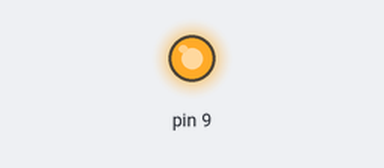
A sketch run on a simulated Arduino Uno, built with avr-gcc and run on an emulated ATmega328P. Parts: output pins drawn as LEDs (lit = HIGH).

Above: at 0.8 s.
At 3.53 s:
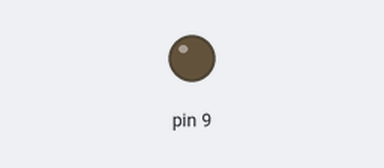
Timing chart, 0 to 4.0 s (numbered marks = the images above):
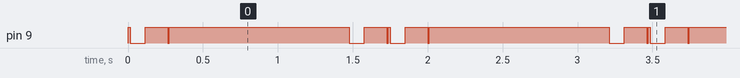

The sketch:

urgent.ino
```cpp
void setup() {
  // initialize digital pin LED_BUILTIN as an output.
  pinMode(9, OUTPUT);
}

// the loop function runs over and over again forever
void loop() {
  digitalWrite(9, HIGH);
  delay(15);
  digitalWrite(9, LOW);
  delay(100);
  digitalWrite(9, HIGH);
  delay(150);
  digitalWrite(9, LOW);
  delay(10);
  digitalWrite(9, HIGH);
  delay(1200);
  digitalWrite(9, LOW);
  delay(100);
  digitalWrite(9, HIGH);
  delay(150);
  digitalWrite(9, LOW);
  delay(10);
}
```

Measured:
- by itself, pin 9: repeats every 1.7 s: LOW 0.10 s, HIGH 0.15 s, LOW 0.01 s, HIGH 1.2 s, LOW 0.10 s, HIGH 0.15 s, LOW 0.01 s, HIGH 0.02 s
- by itself, everything shown: repeats every 1.7 s, in 4 steps
